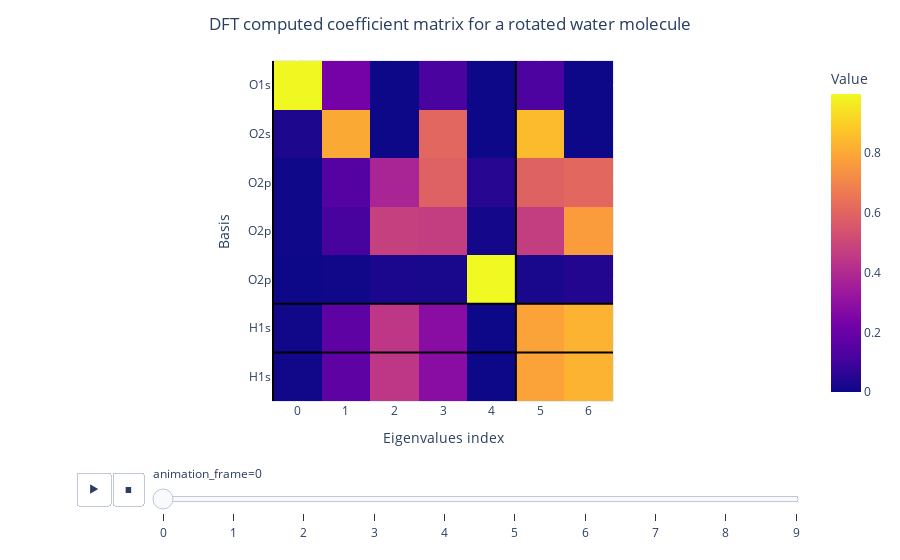

Here is the notebook cell this chart was saved with:
### Code cell
fig = px.imshow(
    np.abs(coefficients[:, 1, ...]), animation_frame=0, labels=dict(x="Basis", y="Basis", color="Value"),
)
add_bounds_to_figure(fig)
fig.update_layout(title_text='DFT computed coefficient matrix for a rotated water molecule', title_x=0.5)
# Remove tick labels from the yaxis
# Change y-label to be `eigenvalues index`
fig.update_xaxes(title_text="Eigenvalues index")
# Change the x-axis labels to be the integral labels
fig.update_xaxes(
    ticktext=np.arange(8),
    tickvals=np.arange(8),
)

fig.show()

### Figure 1 — Plotly figure (JSON) as saved in the notebook; plotly's stock layout.template omitted (floating-point values rounded to 4 significant figures)
{"data": [{"coloraxis": "coloraxis", "hovertemplate": "Basis: %{x}<br>Basis: %{y}<br>Value: %{z}<extra></extra>", "name": "0", "type": "heatmap", "xaxis": "x", "yaxis": "y", "z": [[0.9934, 0.2277, 4e-07, 0.1226, 3e-07, 0.1287, 5e-07], [0.02972, 0.8027, 1.6e-06, 0.6059, 1.6e-06, 0.8498, 3.3e-06], [0.003706, 0.1466, 0.3773, 0.5879, 0.04986, 0.5899, 0.6091], [0.002943, 0.1164, 0.4763, 0.4669, 0.01462, 0.4685, 0.7689], [0.0001419, 0.005615, 0.02581, 0.02252, 0.9986, 0.02259, 0.04166], [0.007062, 0.1723, 0.4449, 0.2817, 1.9e-06, 0.7858, 0.8294], [0.007062, 0.1723, 0.4449, 0.2816, 1e-07, 0.7858, 0.8294]]}], "layout": {"coloraxis": {"colorbar": {"title": {"text": "Value"}}, "colorscale": [[0, "#0d0887"], [0.1111, "#46039f"], [0.2222, "#7201a8"], [0.3333, "#9c179e"], [0.4444, "#bd3786"], [0.5556, "#d8576b"], [0.6667, "#ed7953"], [0.7778, "#fb9f3a"], [0.8889, "#fdca26"], [1, "#f0f921"]]}, "margin": {"t": 60}, "shapes": [{"line": {"color": "black", "width": 2}, "type": "line", "x0": -0.5, "x1": 6.5, "y0": 4.5, "y1": 4.5}, {"line": {"color": "black", "width": 2}, "type": "line", "x0": -0.5, "x1": 6.5, "y0": 5.5, "y1": 5.5}, {"line": {"color": "black", "width": 2}, "type": "line", "x0": -0.5, "x1": -0.5, "y0": -0.5, "y1": 6.5}, {"line": {"color": "black", "width": 2}, "type": "line", "x0": 4.5, "x1": 4.5, "y0": -0.5, "y1": 6.5}], "sliders": [{"active": 0, "currentvalue": {"prefix": "animation_frame="}, "len": 0.9, "pad": {"b": 10, "t": 60}, "steps": [{"args": [["0"], {"frame": {"duration": 0, "redraw": true}, "fromcurrent": true, "mode": "immediate", "transition": {"duration": 0, "easing": "linear"}}], "label": "0", "method": "animate"}, {"args": [["1"], {"frame": {"duration": 0, "redraw": true}, "fromcurrent": true, "mode": "immediate", "transition": {"duration": 0, "easing": "linear"}}], "label": "1", "method": "animate"}, {"args": [["2"], {"frame": {"duration": 0, "redraw": true}, "fromcurrent": true, "mode": "immediate", "transition": {"duration": 0, "easing": "linear"}}], "label": "2", "method": "animate"}, {"args": [["3"], {"frame": {"duration": 0, "redraw": true}, "fromcurrent": true, "mode": "immediate", "transition": {"duration": 0, "easing": "linear"}}], "label": "3", "method": "animate"}, {"args": [["4"], {"frame": {"duration": 0, "redraw": true}, "fromcurrent": true, "mode": "immediate", "transition": {"duration": 0, "easing": "linear"}}], "label": "4", "method": "animate"}, {"args": [["5"], {"frame": {"duration": 0, "redraw": true}, "fromcurrent": true, "mode": "immediate", "transition": {"duration": 0, "easing": "linear"}}], "label": "5", "method": "animate"}, {"args": [["6"], {"frame": {"duration": 0, "redraw": true}, "fromcurrent": true, "mode": "immediate", "transition": {"duration": 0, "easing": "linear"}}], "label": "6", "method": "animate"}, {"args": [["7"], {"frame": {"duration": 0, "redraw": true}, "fromcurrent": true, "mode": "immediate", "transition": {"duration": 0, "easing": "linear"}}], "label": "7", "method": "animate"}, {"args": [["8"], {"frame": {"duration": 0, "redraw": true}, "fromcurrent": true, "mode": "immediate", "transition": {"duration": 0, "easing": "linear"}}], "label": "8", "method": "animate"}, {"args": [["9"], {"frame": {"duration": 0, "redraw": true}, "fromcurrent": true, "mode": "immediate", "transition": {"duration": 0, "easing": "linear"}}], "label": "9", "method": "animate"}], "x": 0.1, "xanchor": "left", "y": 0, "yanchor": "top"}], "title": {"text": "DFT computed coefficient matrix for a rotated water molecule", "x": 0.5}, "updatemenus": [{"buttons": [{"args": [null, {"frame": {"duration": 500, "redraw": true}, "fromcurrent": true, "mode": "immediate", "transition": {"duration": 500, "easing": "linear"}}], "label": "&#9654;", "method": "animate"}, {"args": [[null], {"frame": {"duration": 0, "redraw": true}, "fromcurrent": true, "mode": "immediate", "transition": {"duration": 0, "easing": "linear"}}], "label": "&#9724;", "method": "animate"}], "direction": "left", "pad": {"r": 10, "t": 70}, "showactive": false, "type": "buttons", "x": 0.1, "xanchor": "right", "y": 0, "yanchor": "top"}], "xaxis": {"anchor": "y", "constrain": "domain", "domain": [0, 1], "scaleanchor": "y", "ticktext": [0, 1, 2, 3, 4, 5, 6, 7], "tickvals": [0, 1, 2, 3, 4, 5, 6, 7], "title": {"text": "Eigenvalues index"}}, "yaxis": {"anchor": "x", "autorange": "reversed", "constrain": "domain", "domain": [0, 1], "ticktext": ["O1s", "O2s", "O2p", "O2p", "O2p", "H1s", "H1s"], "tickvals": [0, 1, 2, 3, 4, 5, 6, 7, 8, 9, 10], "title": {"text": "Basis"}}}}
